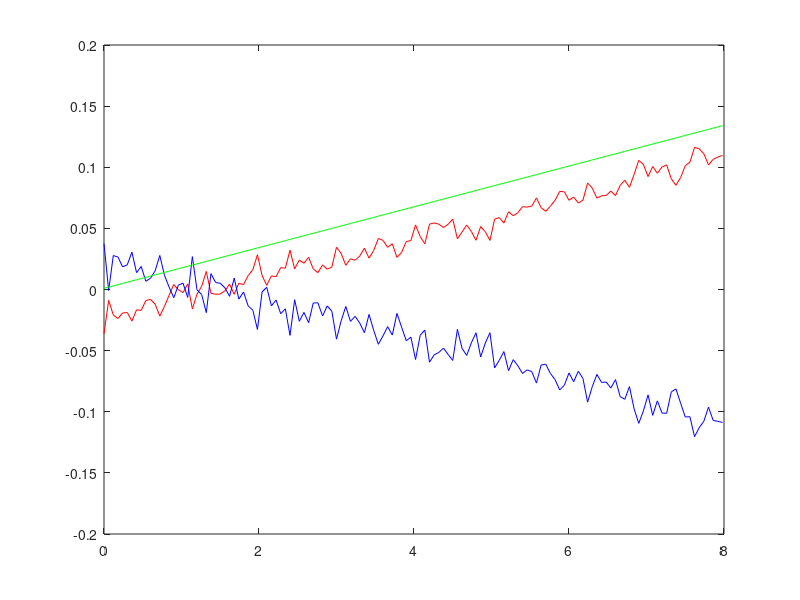

The MATLAB script that drew this image:
clc;
clear all;
close all;


%INITIAL GYRO SPPED
wr =0;       %angular rate for roll
wp = 0.001;  %angular rate for pitch
wy = 0;      %angular rate for yaw
w =0;
%KALMAN FILTER TRANSITION MATRIX
S = [0 wy -wp; -wy 0 wr; wp -wr 0]; % matrix used to relate angle to rate of change of angle
A = expm(S); 

%INITIAL VECTORS
x =[0 0 1]';
zhat = [0 0 1]'; %the error made in prediction

%DECLARING ARRAYS TO ENABLE PLOTTING OF DATA
pitch =[];
meas = [];
actual =[];

% SETTING COVARIANCE MATRICES
R = eye(3)*6.8;
Q = eye(3)*10;
P = eye(3)*1000;

%SETTING TIME AND LENGTH OF SIMULATION
dt = 0.06;
duration = 8;

for i=0:dt:duration
    %UPDATING KALMAN FILTER MODEL
    %note A never changes
    x = A*x
    
    %ACCELEROMETER MODEL
    y = x + [0.015+0.01*randn 0.015+0.01*rand 0.015+0.01*randn]' + [(wp-w)/dt 0 0]';
    
    %STORING DATA FOR PLOTTING
    meas = [meas, asin(y(1))];
    
    %SWITCHING MECHANISM 
    if(abs(norm(y)-1)<0.3)
        sigma =1;
    else sigma =0;
    end
    
    Inn = y-zhat;
    s = P+R;
    %GAIN MATRIX
    K = sigma * A*P*inv(s);
    
    %STATE ESTIMATE
    zhat = A * zhat + sigma*K*Inn;
    
    %CONVARIANCE OF PREDICTION ERROR
    P = A *P *A' + Q - sigma * A * P *inv(s) * A' * P;
    
    %UPDATING RATE
    w=wp;
    wp = 0.01*i;
    S = [0 wy -wp; -wy 0 wr; wp -wr 0];
    
    %CALCULATING ESTIMATED ORIENTATION
    
    est_pitch = -asin(zhat(1));
    pitch = [pitch,est_pitch];
    actual = [actual, -asin(x(1))];
    
end

%PLOT DATA
t = 0:dt:duration;
plot(t,pitch,'r',t,meas,'b',t,actual,'g')
    
    
    
        
        
    
    
    
    
    


